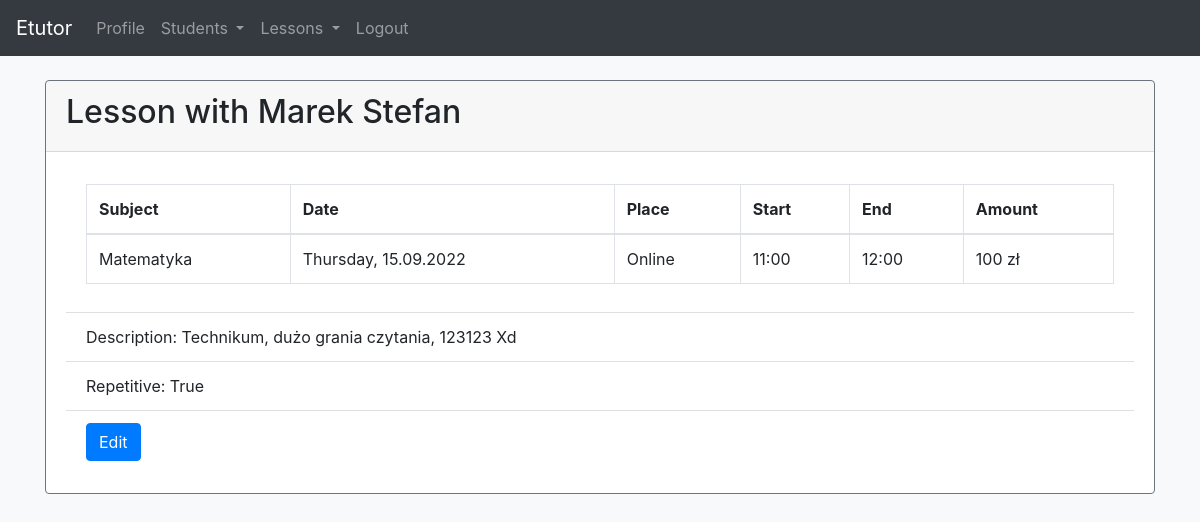
The app's page /lessons/1/ (signed in) with its own data.
### app/models.py (models this page shows, shortened)
class Lesson(models.Model):
    ONLINE = 'Online'
    AT_CLIENTS = "Client's"
    AT_TUTORS = "Tutor's"
    PLACE = [
        (ONLINE, _('Online')),
        (AT_CLIENTS, _("Client's")),
        (AT_TUTORS, _("Tutor's")),
    ]
    subject = models.CharField(max_length=50)
    place = models.CharField(max_length=30, choices=PLACE, default=ONLINE)
    amount = models.PositiveIntegerField(null=False, blank=False)
    description = models.CharField(max_length=250, blank=True)
    start_datetime = models.DateTimeField()
    end_datetime = models.DateTimeField()
    is_repetitive = models.BooleanField(default=True)
    is_notification_send = models.BooleanField(default=False)
    send_facebook_message = models.BooleanField(default=True)
    send_email = models.BooleanField(default=False)
    send_sms = models.BooleanField(default=False)
    tutor = models.ForeignKey(Tutor, on_delete=models.CASCADE)
    student = models.ForeignKey(Student, on_delete=models.CASCADE)
    objects = LessonManager()
    class Meta:
        ordering = ['start_datetime']
    @property
    def start_date(self):
        return self.start_datetime.astimezone().strftime("%A, %d.%m.%Y")
    @property
    def start_hour(self):
        return self.start_datetime.astimezone().strftime("%H:%M")
    @property
    def end_hour(self):
        return self.end_datetime.astimezone().strftime("%H:%M")

class Student(models.Model):
    first_name = models.CharField(max_length=50)
    last_name = models.CharField(max_length=50)
    address = models.CharField(max_length=100, blank=True)
    education_level = models.CharField(max_length=50, blank=True)
    phone_number = models.CharField(max_length=20, blank=True, unique=True)
    email = models.EmailField(blank=True, unique=True)
    discord_nick = models.CharField(max_length=50, blank=True)
    facebook_profile = models.CharField(max_length=150, blank=True)
    facebook_psid = models.CharField(max_length=50, blank=True)
    tutor = models.ForeignKey(Tutor, on_delete=models.CASCADE)
    def __str__(self):
        return f'{self.first_name} {self.last_name}'

### app/views.py (the view)
# urls.py: path('lessons/<int:pk>/', views.LessonDetailView.as_view(), name='lesson-detail'),
@method_decorator(login_required, name='dispatch')
class LessonDetailView(DetailView):
    model = Lesson
    template_name = 'lesson_detail.html'

### templates/lesson_detail.html (shortened to what this page needs)
{% extends 'base.html' %}
{% block content %}
<div class="container">
    <div class="row mt-4">
        <div class="col">
            <div class="card border-secondary">
            <div class="card-header">
                <h2>Lesson with {{lesson.student}} {{lesson.student.education_level}}</h2>
            </div>
            <div class="card-body">
                <ul class="list-group list-group-flush">
                    <li class="list-group-item">
                    <table class="table table-bordered">
                      <thead>
                        <tr>
                            <th scope="col">Subject</th>
                            <th scope="col">Date</th>
                            <th scope="col">Place</th>
                          <th scope="col">Start</th>
                          <th scope="col">End</th>
                          <th scope="col">Amount</th>
                        </tr>
                      </thead>
                      <tbody>
                        <tr>
                            <td>{{ lesson.subject }}</td>
                            <td>{{ lesson.start_date }}</td>
                            {% if lesson.place == 'U klienta' %}
                                <td>{{ lesson.student.address }}</td>
                            {% else %}
                                <td>{{ lesson.place }}</td>
                            {% endif %}
                            <td>{{ lesson.start_hour }}</td>
                          <td>{{ lesson.end_hour }}</td>
                          <td>{{ lesson.amount }} zł</td>
                        </tr>
                      </tbody>
                    </table>
                    </li>
                    <li class="list-group-item">
                        Description: {{ lesson.description }}
                    </li>
                    <li class="list-group-item">
                      Repetitive: {{ lesson.is_repetitive }}
                  </li>
                  <li class="list-group-item">
                    <a href="{% url 'lesson-edit' lesson.id %}"><button class="btn btn-primary">Edit</button></a>
                </li>
                </ul>
            </div>
        </div>
{% endblock %}

### records on screen
Lesson: student "Marek Stefan", subject "Matematyka", start_date "Thursday, 15.09.2022", place "Online", start_hour "11:00", end_hour "12:00", amount "100", description "Technikum, dużo grania czytania, 123123 Xd", is_repetitive "True"
